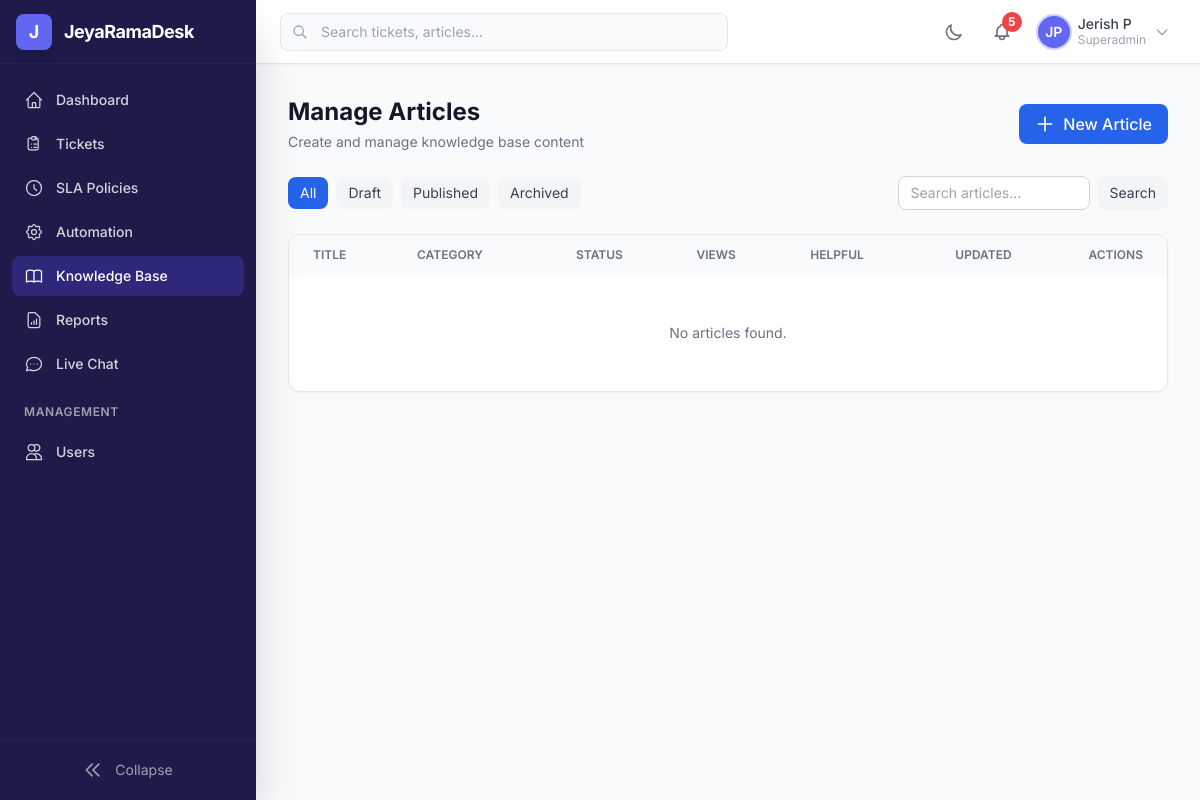
The app's page /desk/knowledge-base/manage/ (signed in) with its own data.
### accounts/models.py (models this page shows, shortened)
class User(AbstractBaseUser, PermissionsMixin):
    class Role(models.TextChoices):
        SUPERADMIN = 'superadmin', 'Super Admin'
        MANAGER = 'manager', 'Manager'
        AGENT = 'agent', 'Agent'
        CUSTOMER = 'customer', 'Customer'
    id = models.UUIDField(primary_key=True, default=uuid.uuid4, editable=False)
    email = models.EmailField('Email Address', unique=True, db_index=True)
    first_name = models.CharField('First Name', max_length=150)
    last_name = models.CharField('Last Name', max_length=150)
    phone = models.CharField('Phone Number', max_length=20, blank=True, default='')
    address = models.TextField('Address', blank=True, default='')
    avatar = models.ImageField(
        'Profile Picture',
        upload_to='avatars/%Y/%m/',
        blank=True,
        null=True,
    )
    role = models.CharField(
        'Role',
        max_length=20,
        choices=Role.choices,
        default=Role.CUSTOMER,
        db_index=True,
    )
    department = models.CharField(max_length=100, blank=True, default='')
    job_title = models.CharField(max_length=100, blank=True, default='')
    is_active = models.BooleanField('Active', default=True, db_index=True)
    is_staff = models.BooleanField('Staff Status', default=False)
    is_online = models.BooleanField('Online', default=False)
    is_profile_completed = models.BooleanField('Profile Completed', default=False)
    date_joined = models.DateTimeField('Date Joined', default=timezone.now)
    last_login = models.DateTimeField('Last Login', blank=True, null=True)
    updated_at = models.DateTimeField('Updated At', auto_now=True)
    timezone_pref = models.CharField(
        'Timezone', max_length=50, default='UTC',
    )
    email_notifications = models.BooleanField(default=True)
    dark_mode = models.BooleanField(default=False)
    objects = UserManager()
    USERNAME_FIELD = 'email'
    REQUIRED_FIELDS = ['first_name', 'last_name']
    class Meta:
        db_table = 'jrd_users'
        verbose_name = 'User'
        verbose_name_plural = 'Users'
        ordering = ['-date_joined']
        indexes = [
            models.Index(fields=['role', 'is_active'], name='idx_user_role_active'),
            models.Index(fields=['email'], name='idx_user_email'),
            models.Index(fields=['date_joined'], name='idx_user_joined'),
        ]
    @property
    def full_name(self):
        return f'{self.first_name} {self.last_name}'.strip()
    @property
    def initials(self):
        return f'{self.first_name[:1]}{self.last_name[:1]}'.upper()
    @property
    def is_customer(self):
        return self.role == self.Role.CUSTOMER
    @property
    def is_staff_member(self):
        return self.role in (self.Role.SUPERADMIN, self.Role.MANAGER, self.Role.AGENT)

### knowledge_base/views.py (the view)
# urls.py: path('manage/', views.kb_manage_list_view, name='manage'),
@login_required
def kb_manage_list_view(request):
    if request.user.is_customer:
        messages.error(request, 'Access denied.')
        return redirect('knowledge_base:home')
    articles = Article.objects.select_related(
        'category', 'author'
    ).order_by('-updated_at')
    status_filter = request.GET.get('status')
    if status_filter:
        articles = articles.filter(status=status_filter)
    category_filter = request.GET.get('category')
    if category_filter:
        articles = articles.filter(category__slug=category_filter)
    search = request.GET.get('q', '').strip()
    if search:
        articles = articles.filter(
            Q(title__icontains=search) | Q(body__icontains=search)
        )
    paginator = Paginator(articles, 20)
    page = request.GET.get('page')
    articles_page = paginator.get_page(page)
    categories = KBCategory.objects.filter(is_active=True)
    return render(request, 'knowledge_base/kb_manage_list.html', {
        'articles': articles_page,
        'categories': categories,
        'status_filter': status_filter,
        'category_filter': category_filter,
        'search': search,
    })

### notifications/context_processors.py (called while the page is built)
def unread_notifications_count(request):
    if request.user.is_authenticated:
        return {
            'unread_notifications_count': Notification.objects.filter(
                user=request.user,
                is_read=False,
            ).count()
        }
    return {'unread_notifications_count': 0}

### templates/knowledge_base/kb_manage_list.html (shortened to what this page needs)
{% extends 'base.html' %}
{% block content %}
<div class="space-y-6">
    <div class="flex flex-col sm:flex-row sm:items-center sm:justify-between gap-4">
        <div>
            <h1 class="text-2xl font-bold text-gray-900 dark:text-white">Manage Articles</h1>
            <p class="text-sm text-gray-500 dark:text-gray-400 mt-1">Create and manage knowledge base content</p>
        </div>
        <a href="{% url 'knowledge_base:article_create' %}"
           class="inline-flex items-center px-4 py-2 bg-blue-600 text-white font-medium rounded-lg hover:bg-blue-700 transition">
            <svg class="w-5 h-5 mr-2" fill="none" stroke="currentColor" viewBox="0 0 24 24">
                <path stroke-linecap="round" stroke-linejoin="round" stroke-width="2" d="M12 4v16m8-8H4"/>
            </svg>
            New Article
        </a>
    </div>
    <div class="flex flex-wrap gap-2 items-center">
        <a href="{% url 'knowledge_base:manage' %}"
           class="px-3 py-1.5 text-sm rounded-lg {% if not status_filter %}bg-blue-600 text-white{% else %}bg-gray-100 dark:bg-gray-700 text-gray-700 dark:text-gray-300{% endif %} transition">All</a>
        <a href="?status=draft"
           class="px-3 py-1.5 text-sm rounded-lg {% if status_filter == 'draft' %}bg-yellow-600 text-white{% else %}bg-gray-100 dark:bg-gray-700 text-gray-700 dark:text-gray-300{% endif %} transition">Draft</a>
        <a href="?status=published"
           class="px-3 py-1.5 text-sm rounded-lg {% if status_filter == 'published' %}bg-green-600 text-white{% else %}bg-gray-100 dark:bg-gray-700 text-gray-700 dark:text-gray-300{% endif %} transition">Published</a>
        <a href="?status=archived"
           class="px-3 py-1.5 text-sm rounded-lg {% if status_filter == 'archived' %}bg-gray-600 text-white{% else %}bg-gray-100 dark:bg-gray-700 text-gray-700 dark:text-gray-300{% endif %} transition">Archived</a>
        <form action="{% url 'knowledge_base:manage' %}" method="get" class="flex gap-2">
            <input type="text" name="q" value="{{ search }}" placeholder="Search articles..."
                   class="rounded-lg border border-gray-300 dark:border-gray-600 bg-white dark:bg-gray-700 text-gray-900 dark:text-white px-3 py-1.5 text-sm focus:ring-2 focus:ring-blue-500 transition w-48">
            <button type="submit" class="px-3 py-1.5 bg-gray-100 dark:bg-gray-700 text-gray-700 dark:text-gray-300 rounded-lg text-sm hover:bg-gray-200 transition">Search</button>
        </form>
    </div>
    <div class="bg-white dark:bg-gray-800 rounded-xl shadow-sm border border-gray-200 dark:border-gray-700 overflow-hidden">
        <div class="overflow-x-auto">
            <table class="w-full">
                <thead class="bg-gray-50 dark:bg-gray-700/50">
                    <tr>
                        <th class="px-6 py-3 text-left text-xs font-semibold text-gray-500 dark:text-gray-400 uppercase">Title</th>
                        <th class="px-6 py-3 text-left text-xs font-semibold text-gray-500 dark:text-gray-400 uppercase">Category</th>
                        <th class="px-6 py-3 text-center text-xs font-semibold text-gray-500 dark:text-gray-400 uppercase">Status</th>
                        <th class="px-6 py-3 text-center text-xs font-semibold text-gray-500 dark:text-gray-400 uppercase">Views</th>
                        <th class="px-6 py-3 text-center text-xs font-semibold text-gray-500 dark:text-gray-400 uppercase">Helpful</th>
                        <th class="px-6 py-3 text-right text-xs font-semibold text-gray-500 dark:text-gray-400 uppercase">Updated</th>
                        <th class="px-6 py-3 text-right text-xs font-semibold text-gray-500 dark:text-gray-400 uppercase">Actions</th>
                    </tr>
                </thead>
                <tbody class="divide-y divide-gray-200 dark:divide-gray-700">
                    {% for article in articles %}
                    <tr class="hover:bg-gray-50 dark:hover:bg-gray-700/30 transition">
                        <td class="px-6 py-4">
                            <div class="font-medium text-gray-900 dark:text-white text-sm">{{ article.title|truncatechars:50 }}</div>
                            <div class="text-xs text-gray-500 dark:text-gray-400 mt-0.5">
                                {% if article.is_internal %}<span class="text-yellow-600 dark:text-yellow-400">Internal</span>{% endif %}
                                {% if article.is_featured %}<span class="text-purple-600 dark:text-purple-400 {% if article.is_internal %}ml-2{% endif %}">Featured</span>{% endif %}
                            </div>
                        </td>
                        <td class="px-6 py-4 text-sm text-gray-700 dark:text-gray-300">{{ article.category.name|default:"—" }}</td>
                        <td class="px-6 py-4 text-center">
                            {% if article.status == 'published' %}
                            <span class="inline-flex items-center px-2 py-0.5 rounded-full text-xs font-medium bg-green-100 text-green-800 dark:bg-green-900/30 dark:text-green-400">Published</span>
                            {% elif article.status == 'draft' %}
                            <span class="inline-flex items-center px-2 py-0.5 rounded-full text-xs font-medium bg-yellow-100 text-yellow-800 dark:bg-yellow-900/30 dark:text-yellow-400">Draft</span>
                            {% else %}
                            <span class="inline-flex items-center px-2 py-0.5 rounded-full text-xs font-medium bg-gray-100 text-gray-600 dark:bg-gray-900/30 dark:text-gray-400">Archived</span>
                            {% endif %}
                        </td>
                        <td class="px-6 py-4 text-center text-sm text-gray-700 dark:text-gray-300">{{ article.views_count }}</td>
                        <td class="px-6 py-4 text-center text-sm text-gray-700 dark:text-gray-300">{{ article.helpfulness_rate }}%</td>
                        <td class="px-6 py-4 text-right text-sm text-gray-500 dark:text-gray-400">{{ article.updated_at|date:"M d" }}</td>
                        <td class="px-6 py-4 text-right">
                            <a href="{% url 'knowledge_base:article_edit' article.slug %}" class="text-blue-600 hover:text-blue-800 dark:text-blue-400 text-sm font-medium mr-3">Edit</a>
                            <a href="{% url 'knowledge_base:article' article.slug %}" class="text-gray-600 hover:text-gray-800 dark:text-gray-400 text-sm" target="_blank">View</a>
                        </td>
                    </tr>
                    {% empty %}
                    <tr>
                        <td colspan="7" class="px-6 py-12 text-center text-gray-500 dark:text-gray-400">
                            <p class="text-sm">No articles found.</p>
                        </td>
                    </tr>
                    {% endfor %}
                </tbody>
            </table>
        </div>
    </div>
</div>
{% endblock %}

### templates/includes/topbar.html (shortened to what this page needs)
<header class="h-16 bg-white dark:bg-gray-800 border-b border-gray-200 dark:border-gray-700 flex items-center px-4 md:px-6 shadow-sm z-30">
    <div class="hidden md:flex items-center flex-1 max-w-md">
        <div class="relative w-full">
            <div class="absolute inset-y-0 left-0 pl-3 flex items-center pointer-events-none">
            </div>
            <input type="text" placeholder="Search tickets, articles..."
                   class="w-full pl-10 pr-4 py-2 border border-gray-200 dark:border-gray-600 rounded-lg
                          bg-gray-50 dark:bg-gray-700 text-sm text-gray-900 dark:text-gray-100
                          focus:ring-2 focus:ring-primary-500 focus:border-transparent
                          placeholder-gray-400 transition-colors">
        </div>
    </div>
    <div class="flex items-center ml-auto space-x-3">
        <button @click="darkMode = !darkMode; localStorage.setItem('darkMode', darkMode)"
                class="p-2 rounded-lg text-gray-500 hover:bg-gray-100 dark:text-gray-400 dark:hover:bg-gray-700 transition-colors">
            <svg x-show="!darkMode" class="w-5 h-5" fill="none" stroke="currentColor" viewBox="0 0 24 24">
                <path stroke-linecap="round" stroke-linejoin="round" stroke-width="2"
                      d="M20.354 15.354A9 9 0 018.646 3.646 9.003 9.003 0 0012 21a9.003 9.003 0 008.354-5.646z"/>
            </svg>
        </button>
        <a href="{% url 'notifications:list' %}"
           class="relative p-2 rounded-lg text-gray-500 hover:bg-gray-100 dark:text-gray-400 dark:hover:bg-gray-700 transition-colors">
            {% if unread_notifications_count %}
            <span class="absolute -top-0.5 -right-0.5 w-5 h-5 bg-red-500 text-white text-xs font-bold rounded-full flex items-center justify-center">
                {{ unread_notifications_count }}
            </span>
            {% endif %}
        </a>
        <div x-data="{ profileOpen: false }" class="relative">
            <button @click="profileOpen = !profileOpen" @click.outside="profileOpen = false"
                    class="flex items-center space-x-2 p-1.5 rounded-lg hover:bg-gray-100 dark:hover:bg-gray-700 transition-colors">
                {% if user.avatar %}
                <img src="{{ user.avatar.url }}" alt="{{ user.full_name }}"
                     class="w-8 h-8 rounded-full object-cover ring-2 ring-primary-200">
                {% else %}
                <div class="w-8 h-8 rounded-full bg-primary-500 flex items-center justify-center text-white text-sm font-semibold ring-2 ring-primary-200">
                    {{ user.initials }}
                </div>
                {% endif %}
                <div class="hidden md:block text-left">
                    <p class="text-sm font-medium text-gray-700 dark:text-gray-200 leading-tight">{{ user.full_name }}</p>
                    <p class="text-xs text-gray-400 capitalize">{{ user.role }}</p>
                </div>
                <svg class="w-4 h-4 text-gray-400 hidden md:block" fill="none" stroke="currentColor" viewBox="0 0 24 24">
                    <path stroke-linecap="round" stroke-linejoin="round" stroke-width="2" d="M19 9l-7 7-7-7"/>
                </svg>
            </button>
        </div>
    </div>
</header>

### templates/base.html (style rules this page uses)
body { font-family: 'Inter', system-ui, sans-serif; }

### records on screen
User: initials "JP", full_name "Jerish P", role "Superadmin"

### other values on screen
{{ unread_notifications_count }} "5"
